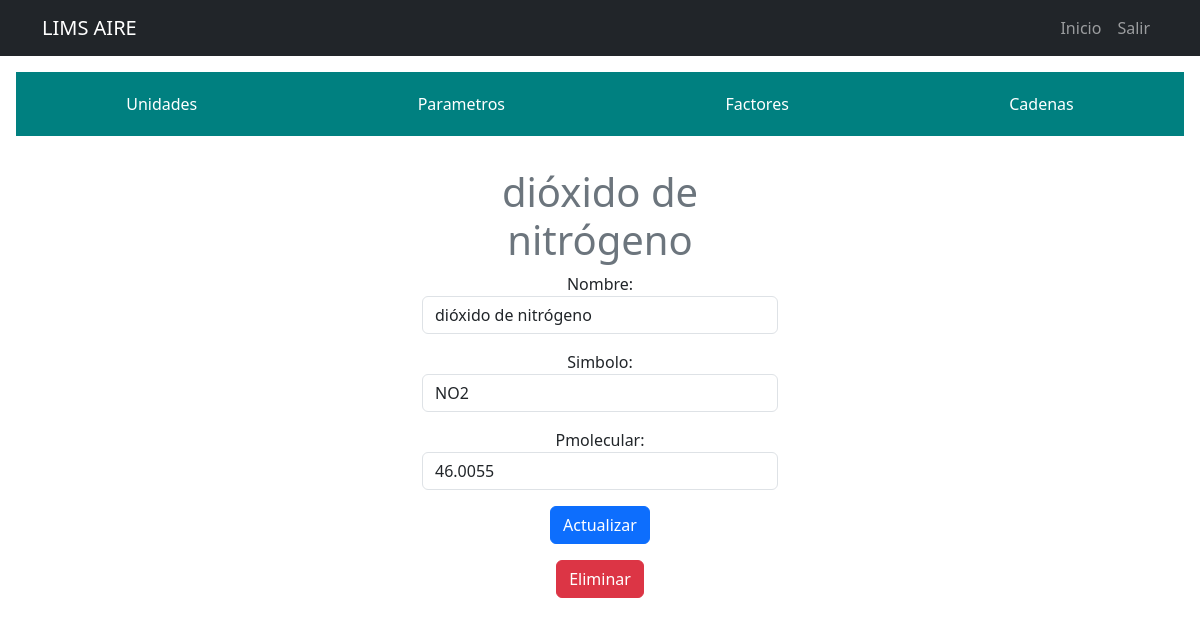
The app's page /listar_parametros/2/ (signed in) with its own data.
### LimsAire/models.py (models this page shows, shortened)
class Parametros(models.Model):
    nombre = models.CharField(max_length=200)
    simbolo = models.CharField(max_length=10, unique=True)
    pmolecular = models.FloatField(null=False, blank=False)
    fechacreacion = models.DateTimeField(auto_now_add=True)
    user = models.ForeignKey(User, on_delete=models.CASCADE)

### LimsAire/views.py (the view, shortened to what this page needs)
# urls.py: path('listar_parametros/<int:parametro_id>/', views.parametro_detail, name='parametro_detail'),
@login_required
def parametro_detail(request, parametro_id):
    if request.method == 'GET':
        parametro = get_object_or_404(Parametros, pk=parametro_id, user=request.user)
        form = ParametroForm(instance=parametro)
        return render(request, 'parametro_detail.html', {'parametro': parametro,'form':form})

### LimsAire/forms.py
class ParametroForm(forms.ModelForm):
    class Meta:
        model = Parametros
        fields = ['nombre', 'simbolo','pmolecular']
        widgets = {
            'nombre': forms.TextInput(attrs={'class': 'form-control', 'placeholder': 'Escribir nombre de parametro'}),
            'simbolo': forms.TextInput(attrs={'class': 'form-control', 'placeholder': 'Escribir simbolo de parametro'}),
            'pmolecular': forms.NumberInput(attrs={'class': 'form-control', 'placeholder': 'Escribir peso molecular en mg/mol'}),
        }

### LimsAire/templates/parametro_detail.html (shortened to what this page needs)
{% extends 'base.html' %}
{% block content %}
    <main class="container">
        <div class="row">
            <div class="col-md-4 offset-md-4">
                <h1 class="text-secondary">{{parametro.nombre}}</h1>
                    <form method="POST">
                        {{form.as_p}}
                        <button class="btn btn-primary">
                            Actualizar
                        </button>
                    </form>
                    <div class="mt-3">
                    <form action="{% url 'eliminar_parametro' parametro.id %}" method="POST">
                        <button class="btn btn-danger">
                            Eliminar
                        </button>
                    </form>
                </div>
            </div>
        </div>
    </main>
{% endblock %}

### LimsAire/static/style/style.css (style rules this page uses)
* { box-sizing: border-box; }
body { margin:0; padding:0; font-family:sans-serif; }
nav, main, header, footer { padding: 16px; text-align: center; }
label { display: inline-block; width:100px; }

### records on screen
Parametros: nombre "dióxido de nitrógeno", simbolo "NO2", pmolecular "46.0055"
